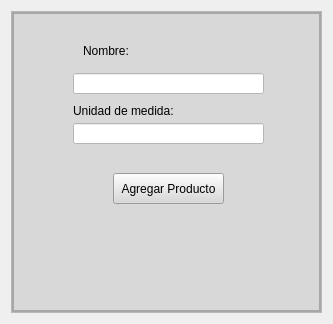
<?xml version="1.0" encoding="UTF-8"?>
<ui version="4.0">
 <class>AddWindowForm</class>
 <widget class="QWidget" name="AddWindowForm">
  <property name="geometry">
   <rect>
    <x>0</x>
    <y>0</y>
    <width>333</width>
    <height>324</height>
   </rect>
  </property>
  <property name="windowTitle">
   <string>Form</string>
  </property>
  <layout class="QVBoxLayout" name="verticalLayout">
   <item>
    <widget class="QFrame" name="central_frame">
     <property name="frameShape">
      <enum>QFrame::StyledPanel</enum>
     </property>
     <property name="frameShadow">
      <enum>QFrame::Raised</enum>
     </property>
     <layout class="QVBoxLayout" name="verticalLayout_2">
      <property name="spacing">
       <number>0</number>
      </property>
      <property name="leftMargin">
       <number>0</number>
      </property>
      <property name="topMargin">
       <number>0</number>
      </property>
      <property name="rightMargin">
       <number>0</number>
      </property>
      <property name="bottomMargin">
       <number>0</number>
      </property>
      <item>
       <widget class="QFrame" name="background_frame">
        <property name="styleSheet">
         <string notr="true">background-color: rgb(216, 216, 216);</string>
        </property>
        <property name="frameShape">
         <enum>QFrame::StyledPanel</enum>
        </property>
        <property name="frameShadow">
         <enum>QFrame::Raised</enum>
        </property>
        <layout class="QVBoxLayout" name="verticalLayout_3">
         <property name="spacing">
          <number>0</number>
         </property>
         <property name="leftMargin">
          <number>0</number>
         </property>
         <property name="topMargin">
          <number>0</number>
         </property>
         <property name="rightMargin">
          <number>0</number>
         </property>
         <property name="bottomMargin">
          <number>0</number>
         </property>
         <item>
          <widget class="QFrame" name="content_frame">
           <property name="frameShape">
            <enum>QFrame::StyledPanel</enum>
           </property>
           <property name="frameShadow">
            <enum>QFrame::Raised</enum>
           </property>
           <widget class="QPushButton" name="submit_product_button">
            <property name="geometry">
             <rect>
              <x>100</x>
              <y>160</y>
              <width>111</width>
              <height>31</height>
             </rect>
            </property>
            <property name="text">
             <string>Agregar Producto</string>
            </property>
           </widget>
           <widget class="QLineEdit" name="product_name">
            <property name="geometry">
             <rect>
              <x>60</x>
              <y>60</y>
              <width>191</width>
              <height>21</height>
             </rect>
            </property>
            <property name="styleSheet">
             <string notr="true">background-color: rgb(255, 255, 255);</string>
            </property>
           </widget>
           <widget class="QLineEdit" name="unidad_medida">
            <property name="geometry">
             <rect>
              <x>60</x>
              <y>110</y>
              <width>191</width>
              <height>21</height>
             </rect>
            </property>
            <property name="styleSheet">
             <string notr="true">background-color: rgb(255, 255, 255);</string>
            </property>
           </widget>
           <widget class="QLabel" name="label">
            <property name="geometry">
             <rect>
              <x>70</x>
              <y>30</y>
              <width>181</width>
              <height>16</height>
             </rect>
            </property>
            <property name="text">
             <string>Nombre:</string>
            </property>
           </widget>
           <widget class="QLabel" name="label_2">
            <property name="geometry">
             <rect>
              <x>60</x>
              <y>90</y>
              <width>191</width>
              <height>16</height>
             </rect>
            </property>
            <property name="text">
             <string>Unidad de medida:</string>
            </property>
           </widget>
          </widget>
         </item>
        </layout>
       </widget>
      </item>
     </layout>
    </widget>
   </item>
  </layout>
 </widget>
 <resources/>
 <connections/>
</ui>
